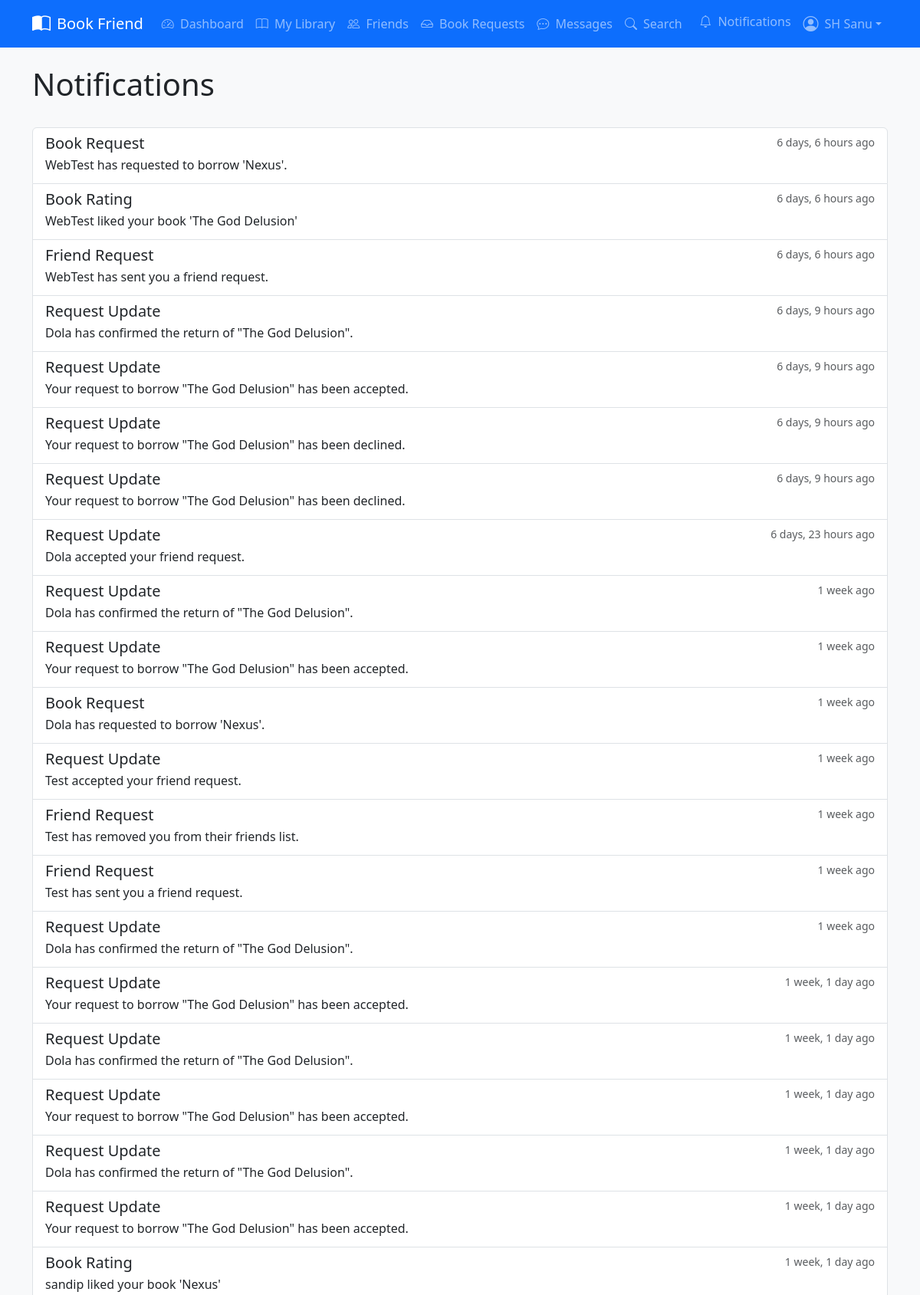
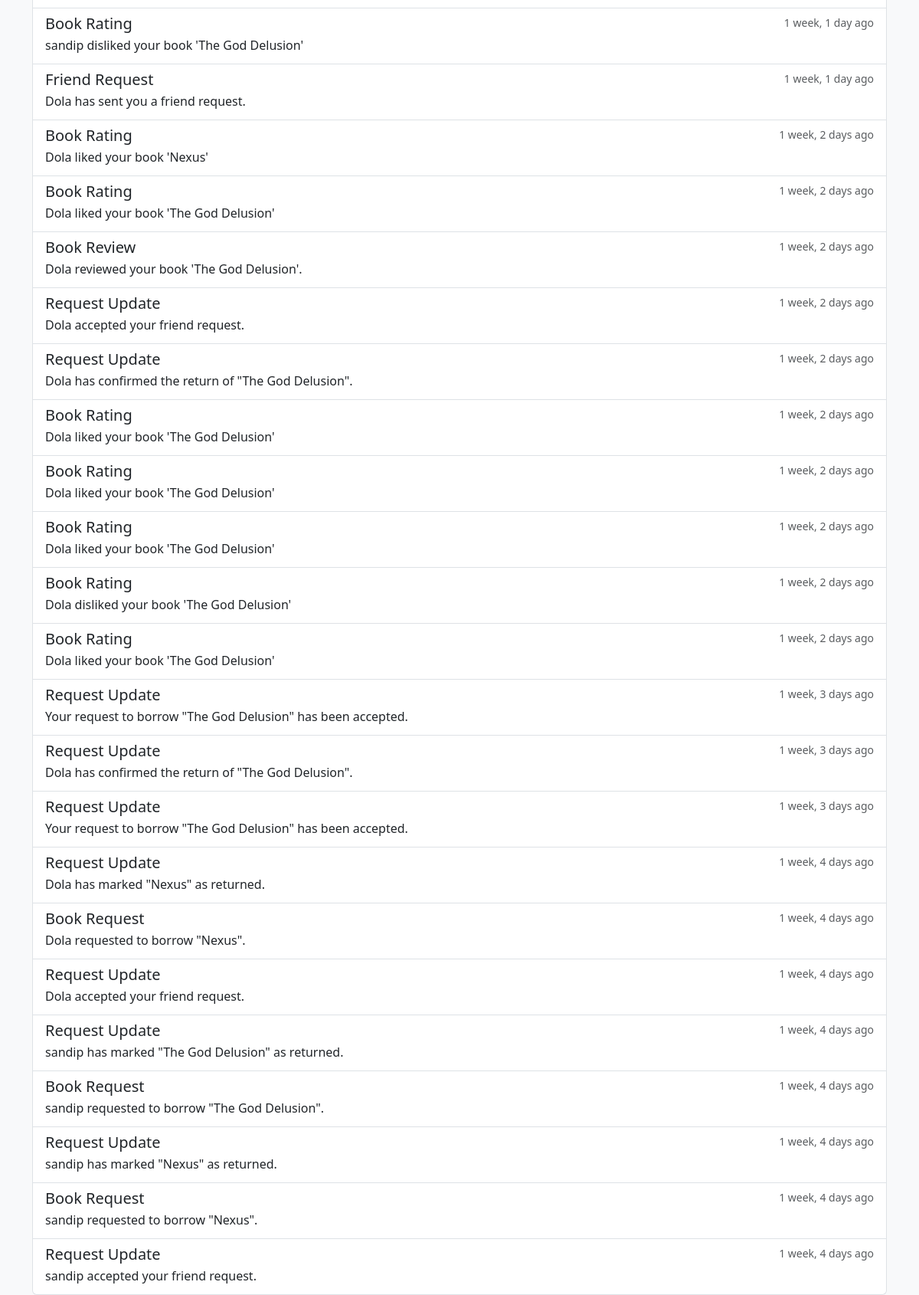
The app's page /notifications/ (signed in) with its own data (2 pictures, top to bottom).
### Core/models.py (models this page shows, shortened)
class Notification(models.Model):
    TYPE_CHOICES = [
        ('friend_request', 'Friend Request'),
        ('book_request', 'Book Request'),
        ('request_update', 'Request Update'),
        ('due_reminder', 'Due Reminder'),
        ('book_rating', 'Book Rating'),
        ('book_review', 'Book Review'),
        ('new_message', 'New Message'),
    ]
    user = models.ForeignKey(User, on_delete=models.CASCADE)
    notification_type = models.CharField(max_length=20, choices=TYPE_CHOICES)
    message = models.TextField()
    read = models.BooleanField(default=False)
    created_at = models.DateTimeField(auto_now_add=True)
    related_user = models.ForeignKey(User, on_delete=models.SET_NULL, null=True, blank=True, related_name='related_notifications')
    related_book = models.ForeignKey(Book, on_delete=models.SET_NULL, null=True, blank=True)
    related_book_request = models.ForeignKey(BookRequest, on_delete=models.SET_NULL, null=True, blank=True)
    related_friendship = models.ForeignKey(Friendship, on_delete=models.SET_NULL, null=True, blank=True)
    related_book_review = models.ForeignKey('BookReview', on_delete=models.SET_NULL, null=True, blank=True)
    related_message = models.ForeignKey('Message_Chat.Message', on_delete=models.SET_NULL, null=True, blank=True, related_name='notifications')
    @staticmethod
    def get_user_notifications(user):
        return Notification.objects.filter(
            user=user,
            notification_type__in=[
                'friend_request',
                'book_request',
                'request_update',
                'due_reminder',
                'book_rating',
                'book_review'
            ]
        ).order_by('-created_at')

### Core/views.py (the view)
# urls.py: path("notifications/", views.notifications_view, name="notifications"),
@login_required
def notifications_view(request):
    notifications = Notification.get_user_notifications(request.user)
    unread_count = notifications.filter(read=False).count()
    if request.method == "POST":
        notifications.filter(read=False).update(read=True)
        return redirect("core:notifications")
    context = {
        "notifications": notifications,
        "unread_count": unread_count,
    }
    return render(request, "core/notifications/list.html", context)

### Core/context_processors.py (called while the page is built)
def notification_count(request):
    if request.user.is_authenticated:
        unread_count = Notification.get_user_notifications(request.user).filter(read=False).count()
        return {'unread_notifications': unread_count}
    return {'unread_notifications': 0}

### templates/core/notifications/list.html (shortened to what this page needs)
{% extends 'core/base.html' %}
{% block content %}
<div class="container">
    <div class="d-flex justify-content-between align-items-center mb-4">
        <h1>Notifications</h1>
    </div>
    {% if notifications %}
        <div class="list-group">
            {% for notification in notifications %}
                <a href="{% url 'core:notification_redirect' notification.id %}" class="list-group-item list-group-item-action {% if not notification.read %}list-group-item-primary{% endif %}">
                    <div class="d-flex w-100 justify-content-between">
                        <h5 class="mb-1">{{ notification.get_notification_type_display }}</h5>
                        <small class="text-muted">{{ notification.created_at|timesince }} ago</small>
                    </div>
                    <p class="mb-1">{{ notification.message }}</p>
                </a>
            {% endfor %}
        </div>
    {% else %}
        <p class="text-muted">No notifications yet.</p>
    {% endif %}
</div>
{% endblock %}

### templates/core/includes/navbar.html (shortened to what this page needs)
<nav class="navbar navbar-expand-lg navbar-dark bg-primary">
    <div class="container">
      <a class="navbar-brand d-flex align-items-center" href="{% url 'core:landing' %}">
        <i class="bi bi-book-half me-2 fs-4"></i>
        Book Friend
      </a>
      <div class="collapse navbar-collapse" id="navbarNav">
        {% if user.is_authenticated %}
          <ul class="navbar-nav me-auto">
            <li class="nav-item">
              <a class="nav-link" href="{% url 'core:dashboard' %}">
                <i class="bi bi-speedometer2 me-1"></i> Dashboard
              </a>
            </li>
            <li class="nav-item">
              <a class="nav-link" href="{% url 'core:library' username=user.username %}">
                <i class="bi bi-book me-1"></i> My Library
              </a>
            </li>
            <li class="nav-item">
              <a class="nav-link" href="{% url 'core:friends_list' %}">
                <i class="bi bi-people me-1"></i> Friends
              </a>
            </li>
            <li class="nav-item">
              <a class="nav-link" href="{% url 'core:book_requests' %}">
                <i class="bi bi-inbox me-1"></i> Book Requests
              </a>
            </li>
            <li class="nav-item">
              <a class="nav-link position-relative" href="{% url 'message_chat:chat_list' %}">
                <i class="bi bi-chat-dots me-1"></i> Messages
              </a>
            </li>
            <li class="nav-item">
              <a class="nav-link" href="{% url 'core:search' %}">
                <i class="bi bi-search me-1"></i> Search
              </a>
            </li>
          </ul>
          <ul class="navbar-nav">
            <li class="nav-item">
              <a class="nav-link position-relative" href="{% url 'core:notifications' %}">
                <i class="bi bi-bell me-1"></i> Notifications
              </a>
            </li>
            <li class="nav-item dropdown">
              <a
                class="nav-link dropdown-toggle d-flex align-items-center"
                href="#"
                role="button"
                data-bs-toggle="dropdown"
                aria-expanded="false"
              >
                <i class="bi bi-person-circle fs-5 me-2"></i>
                {{ user.get_full_name }}
              </a>
            </li>
          </ul>
        {% endif %}
      </div>
    </div>
  </nav>

### static/core/css/style.css (style rules this page uses)
body { background-color: #f8f9fa; }

### records on screen
Notification: notification_type "Book Request", created_at "6 days, 6 hours", message "WebTest has requested to borrow 'Nexus'."
Notification: notification_type "Book Rating", created_at "6 days, 6 hours", message "WebTest liked your book 'The God Delusion'"
Notification: notification_type "Friend Request", created_at "6 days, 6 hours", message "WebTest has sent you a friend request."
Notification: notification_type "Request Update", created_at "6 days, 9 hours", message "Dola has confirmed the return of \"The God Delusion\"."
Notification: notification_type "Request Update", created_at "6 days, 9 hours", message "Your request to borrow \"The God Delusion\" has been accepted."
Notification: notification_type "Request Update", created_at "6 days, 9 hours", message "Your request to borrow \"The God Delusion\" has been declined."
Notification: notification_type "Request Update", created_at "6 days, 9 hours", message "Your request to borrow \"The God Delusion\" has been declined."
Notification: notification_type "Request Update", created_at "6 days, 23 hours", message "Dola accepted your friend request."
Notification: notification_type "Request Update", created_at "1 week", message "Dola has confirmed the return of \"The God Delusion\"."
Notification: notification_type "Request Update", created_at "1 week", message "Your request to borrow \"The God Delusion\" has been accepted."
Notification: notification_type "Book Request", created_at "1 week", message "Dola has requested to borrow 'Nexus'."
Notification: notification_type "Request Update", created_at "1 week", message "Test accepted your friend request."
Notification: notification_type "Friend Request", created_at "1 week", message "Test has removed you from their friends list."
Notification: notification_type "Friend Request", created_at "1 week", message "Test has sent you a friend request."
Notification: notification_type "Request Update", created_at "1 week", message "Dola has confirmed the return of \"The God Delusion\"."
Notification: notification_type "Request Update", created_at "1 week, 1 day", message "Your request to borrow \"The God Delusion\" has been accepted."
Notification: notification_type "Request Update", created_at "1 week, 1 day", message "Dola has confirmed the return of \"The God Delusion\"."
Notification: notification_type "Request Update", created_at "1 week, 1 day", message "Your request to borrow \"The God Delusion\" has been accepted."
Notification: notification_type "Request Update", created_at "1 week, 1 day", message "Dola has confirmed the return of \"The God Delusion\"."
Notification: notification_type "Request Update", created_at "1 week, 1 day", message "Your request to borrow \"The God Delusion\" has been accepted."
Notification: notification_type "Book Rating", created_at "1 week, 1 day", message "sandip liked your book 'Nexus'"
Notification: notification_type "Book Rating", created_at "1 week, 1 day", message "sandip disliked your book 'The God Delusion'"
Notification: notification_type "Friend Request", created_at "1 week, 1 day", message "Dola has sent you a friend request."
Notification: notification_type "Book Rating", created_at "1 week, 2 days", message "Dola liked your book 'Nexus'"
Notification: notification_type "Book Rating", created_at "1 week, 2 days", message "Dola liked your book 'The God Delusion'"
Notification: notification_type "Book Review", created_at "1 week, 2 days", message "Dola reviewed your book 'The God Delusion'."
Notification: notification_type "Request Update", created_at "1 week, 2 days", message "Dola accepted your friend request."
Notification: notification_type "Request Update", created_at "1 week, 2 days", message "Dola has confirmed the return of \"The God Delusion\"."
Notification: notification_type "Book Rating", created_at "1 week, 2 days", message "Dola liked your book 'The God Delusion'"
Notification: notification_type "Book Rating", created_at "1 week, 2 days", message "Dola liked your book 'The God Delusion'"
Notification: notification_type "Book Rating", created_at "1 week, 2 days", message "Dola liked your book 'The God Delusion'"
Notification: notification_type "Book Rating", created_at "1 week, 2 days", message "Dola disliked your book 'The God Delusion'"
Notification: notification_type "Book Rating", created_at "1 week, 2 days", message "Dola liked your book 'The God Delusion'"
Notification: notification_type "Request Update", created_at "1 week, 3 days", message "Your request to borrow \"The God Delusion\" has been accepted."
Notification: notification_type "Request Update", created_at "1 week, 3 days", message "Dola has confirmed the return of \"The God Delusion\"."
Notification: notification_type "Request Update", created_at "1 week, 3 days", message "Your request to borrow \"The God Delusion\" has been accepted."
Notification: notification_type "Request Update", created_at "1 week, 4 days", message "Dola has marked \"Nexus\" as returned."
Notification: notification_type "Book Request", created_at "1 week, 4 days", message "Dola requested to borrow \"Nexus\"."
Notification: notification_type "Request Update", created_at "1 week, 4 days", message "Dola accepted your friend request."
Notification: notification_type "Request Update", created_at "1 week, 4 days", message "sandip has marked \"The God Delusion\" as returned."
Notification: notification_type "Book Request", created_at "1 week, 4 days", message "sandip requested to borrow \"The God Delusion\"."
Notification: notification_type "Request Update", created_at "1 week, 4 days", message "sandip has marked \"Nexus\" as returned."
Notification: notification_type "Book Request", created_at "1 week, 4 days", message "sandip requested to borrow \"Nexus\"."
Notification: notification_type "Request Update", created_at "1 week, 4 days", message "sandip accepted your friend request."

### other values on screen
{{ user.get_full_name }} "SH Sanu"
